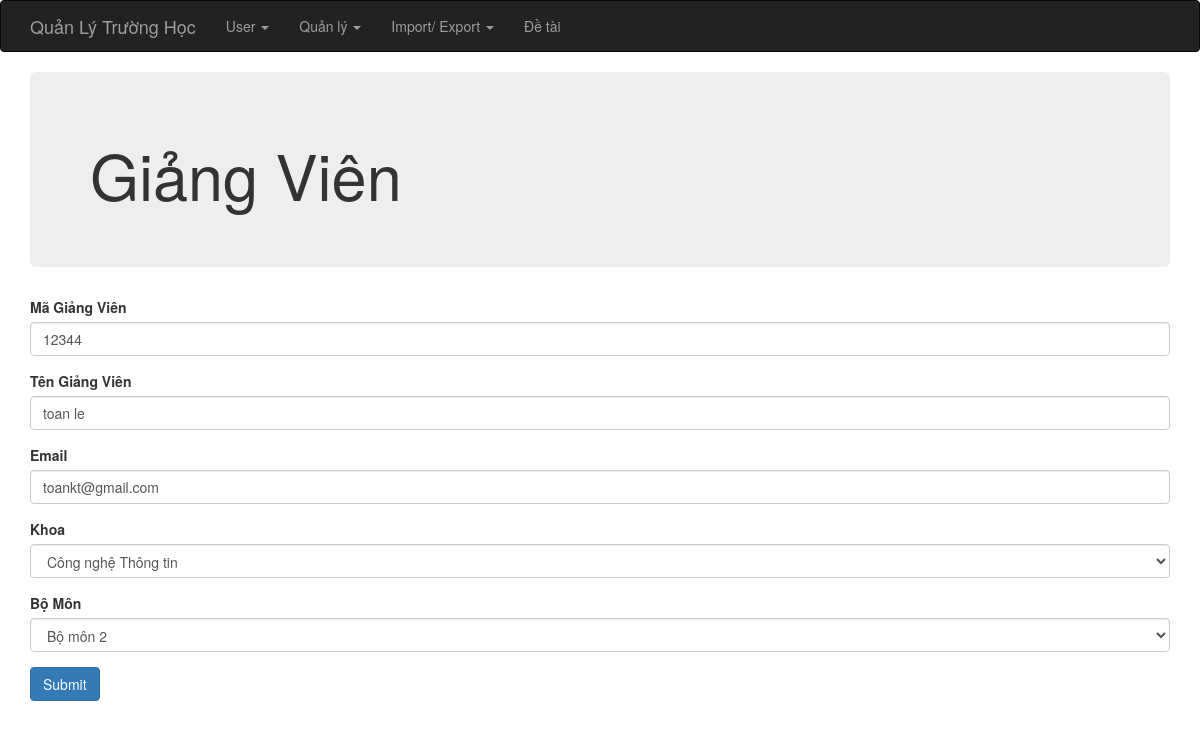
Page /index.php?op=gv_edit&id=1 on the committed database.
### tables this page shows
CREATE TABLE IF NOT EXISTS `giang_vien` (
  `id` int(6) unsigned NOT NULL AUTO_INCREMENT,
  `ma_giang_vien` varchar(255) NOT NULL,
  `ho_ten` varchar(255) NOT NULL,
  `khoa_id` int(6) DEFAULT NULL,
  `bo_mon_id` int(6) DEFAULT NULL,
  `email` varchar(255) DEFAULT NULL,
  PRIMARY KEY (`id`)
);

CREATE TABLE IF NOT EXISTS `khoa` (
  `id` int(6) unsigned NOT NULL AUTO_INCREMENT,
  `ten_khoa` varchar(255) NOT NULL,
  PRIMARY KEY (`id`)
);

CREATE TABLE IF NOT EXISTS `bo_mon` (
  `id` int(6) unsigned NOT NULL AUTO_INCREMENT,
  `ten_mon` varchar(255) NOT NULL,
  `mota` text,
  `khoa_id` int(6) DEFAULT NULL,
  PRIMARY KEY (`id`)
);

### index.php (called while the page is built, shortened)
<?php
require_once 'controller/IndexController.php';
$controller = new IndexController();
$controller->handleRequest();
?>

### model/BoMonGateway.php (called while the page is built, shortened)
<?php
class BoMonGateway {
    public function selectAll($order, $start, $limit) {
        $dbOrder =  mysql_real_escape_string($order);
        $dbres = mysql_query("SELECT * FROM bo_mon ORDER BY $dbOrder ASC limit {$start},{$limit}");
        $data = array();
        while ( ($obj = mysql_fetch_object($dbres)) != NULL ) {
            $data[] = $obj;
        }
        return $data;
    }
}
?>

### model/BoMonService.php (called while the page is built, shortened)
<?php
require_once 'model/BoMonGateway.php';
class BoMonService {
    private $index = NULL;
    private $bomonGateway    = NULL;
    public function __construct() {
        $this->index = new IndexService();
        $this->bomonGateway = new bomonGateway();
    }
    public function getAll($order, $start, $limit) {
        try {
            $this->index->openDb();
            $res = $this->bomonGateway->selectAll($order, $start, $limit);
            $this->index->closeDb();
            return $res;
        } catch (Exception $e) {
            $this->index->closeDb();
            throw $e;
        }
    }
}
?>

### model/GVGateway.php (called while the page is built, shortened)
<?php
class GVGateway {
    public function selectById($id) {
        $dbId = mysql_real_escape_string($id);
        $dbres = mysql_query("SELECT * FROM giang_vien WHERE id=$dbId");
        return mysql_fetch_object($dbres);
    }
}
?>

### model/GVService.php (called while the page is built, shortened)
<?php
require_once 'model/GVGateway.php';
class GVService {
    private $index = NULL;
    private $GVGateway    = NULL;
    public function __construct() {
        $this->index = new IndexService();
        $this->GVGateway = new GVGateway();
    }
    public function getId($id) {
        try {
            $this->index->openDb();
            $res = $this->GVGateway->selectById($id);
            $this->index->closeDb();
            return $res;
        } catch (Exception $e) {
            $this->index->closeDb();
            throw $e;
        }
    }
}
?>

### model/KhoaService.php (called while the page is built, shortened)
<?php
require_once 'model/KhoaGateway.php';
class KhoaService {
    private $index = NULL;
    private $khoaGateway    = NULL;
    public function __construct() {
        $this->index = new IndexService();
        $this->khoaGateway = new KhoaGateway();
    }
    public function getAll($order, $start, $limit) {
        try {
            $this->index->openDb();
            $res = $this->khoaGateway->selectAll($order, $start, $limit);
            $this->index->closeDb();
            return $res;
        } catch (Exception $e) {
            $this->index->closeDb();
            throw $e;
        }
    }
}
?>

### model/KhoaGateway.php (called while the page is built, shortened)
<?php
class KhoaGateway {
    public function selectAll($order, $start, $limit) {
        $dbOrder =  mysql_real_escape_string($order);
        $dbres = mysql_query("SELECT * FROM khoa ORDER BY $dbOrder ASC limit {$start},{$limit}");
        $data = array();
        while ( ($obj = mysql_fetch_object($dbres)) != NULL ) {
            $data[] = $obj;
        }
        return $data;
    }
}
?>

### view/giangvien/form.php (the view, shortened to what this page needs)
<?php require_once(realpath($_SERVER["DOCUMENT_ROOT"]) .'/school/view/include/header.php');?>
<div class="container">
    <div class="jumbotron">
        <h1>Giảng Viên</h1>
    </div>
    <form method="POST" action="">
        <div class="form-group">
            <label for="name">Mã Giảng Viên</label>
            <input type="text" name="magv" class="form-control" value="<?php if (isset($data)) echo $data->ma_giang_vien; ?>"/>
        </div>
        <div class="form-group">
            <label for="name">Tên Giảng Viên</label>
            <input type="text" name="tengv" class="form-control" value="<?php if (isset($data)) echo $data->ho_ten; ?>"/>
        </div>
        <div class="form-group">
            <label for="name">Email</label>
            <input type="email" name="email" class="form-control" value="<?php if (isset($data)) echo $data->email; ?>"/>
        </div>
        <div class="form-group">
            <label for="name">Khoa</label>
            <select name="khoa" id="" class="form-control">
                <?php foreach ($khoaList as $khoa) :?>
                    <option <?php if (isset($data)) { if ($data->khoa_id == $khoa->id) {echo 'selected';} } ?> value="<?php echo $khoa->id; ?>"><?php echo $khoa->ten_khoa; ?></option>
                <?php endforeach; ?>
            </select>
        </div>
        <div class="form-group">
            <label for="name">Bộ Môn</label>
            <select name="bomon" id="" class="form-control">
                <?php foreach ($BMList as $bm) :?>
                    <option <?php if (isset($data)) { if ($data->bo_mon_id == $bm->id) {echo 'selected';} } ?> value="<?php echo $bm->id; ?>"><?php echo $bm->ten_mon; ?></option>
                <?php endforeach; ?>
            </select>
        </div>
        <input type="submit" value="Submit" class="btn btn-primary"/>
    </form>
</div>
<?php require_once(realpath($_SERVER["DOCUMENT_ROOT"]) .'/school/view/include/footer.php');?>

### rows in the picture
giang_vien: magv "12344", tengv "toan le", email "toankt@gmail.com", khoa "Công nghệ Thông tin", bomon "Bộ môn 2"
